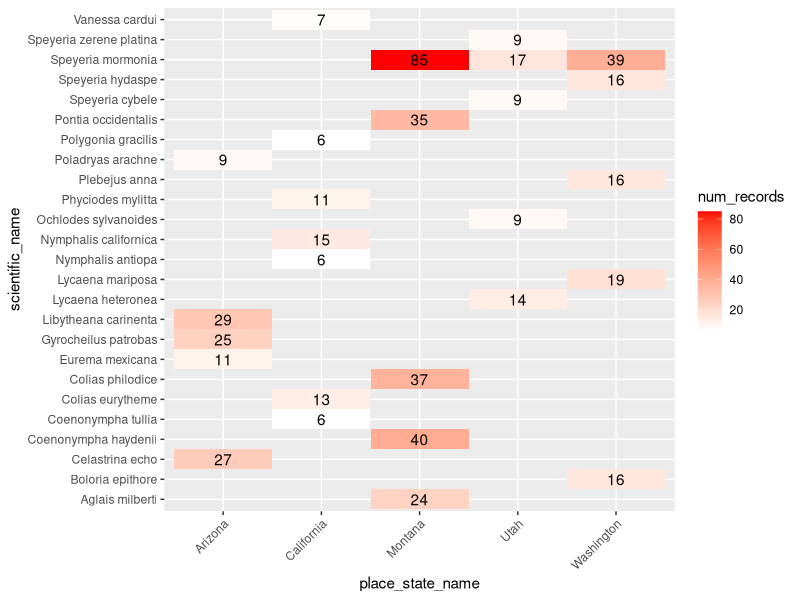

Generate this figure with R:
#Occurence data from Adventure Scientists
#Noah Giebink
#giebink@email.arizona.edu
#2019-07-19

#data
adventure_scientists_data_raw <-
  read.csv("data/iNaturalist_AdventureScientists.csv")
adventure_scientists_data_raw_expanded <-
  read.csv("data/iNaturalist_AdventureScientists_taxonInfoExpanded.csv")
iNat_full <- 
  read.csv("data/iNat_full.csv")


#packages
library(tidyverse)
library(ggplot2)


#DATA EXPLORATION

#Checking to make sure each common name doesn't have multiple species names
adventure_scientists_data_raw_expanded %>%
  group_by(common_name) %>%
  summarize(unique_spec = n_distinct(scientific_name)) %>%
  print(n = 149)

#Checking out species that don't have a common name
the_naughty_list = adventure_scientists_data_raw_expanded %>%
  filter(common_name == "") %>%
  group_by(scientific_name) %>%
  summarize(n = n())


#Candidate species: top 5 by number of records in each state
top_5 = adventure_scientists_data_raw_expanded %>%
  filter(place_state_name != "") %>%
  filter(place_state_name %in% c("Washington", "Utah", 
                                 "Montana", "California", 
                                 "Arizona")) %>%
  group_by(place_state_name, scientific_name) %>%
  summarize(num_records = n()) %>%
  ungroup() %>%
  group_by(place_state_name) %>%
  top_n(n = 5, wt = num_records) %>%
  arrange((place_state_name), desc(num_records)) %>%
  print(n = 46)


#Visualize candidate species in each region
#heatmap: state~species 

speciesHeatmap <- ggplot(top_5,
                         aes(x = scientific_name,
                             y = place_state_name)) +
  geom_tile(aes(fill = num_records)) +
  coord_flip() +
  geom_text(aes(label = num_records)) +
  scale_fill_gradient(low = "white",
                      high = "red") +
theme(axis.text.x = element_text(angle = 45,
                                 hjust = 1))



